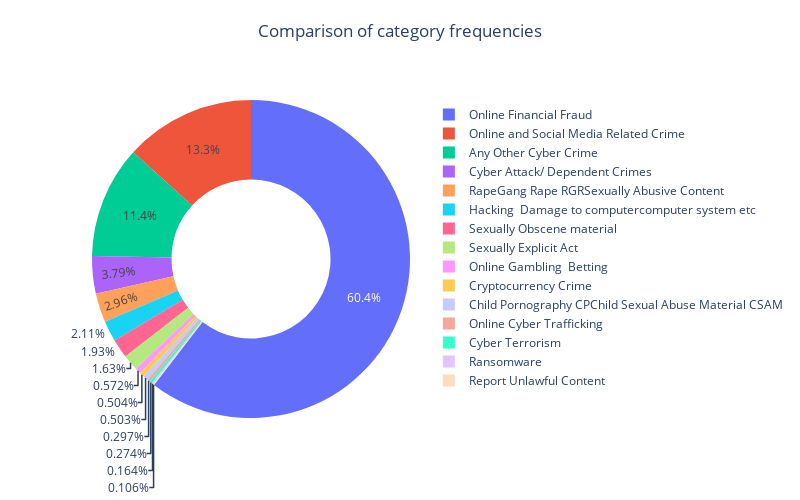

Source (notebook cell):
### Markdown cell above
## Visualisations

### Code cell
values = np.array(list(category_count.values()))
labels = list(category_count.keys())
fig = go.Figure(data = [go.Pie(values = values, labels = labels, hole = 0.5, textinfo = 'percent', title = " ")])
text_title = "Comparison of category frequencies"
fig.update_layout(height = 500, width = 800, showlegend = True, title = dict(text = text_title, x = 0.5, y = 0.95))
fig.show()

### Figure 1 — Plotly figure (JSON) as saved in the notebook; plotly's stock layout.template omitted (floating-point values rounded to 4 significant figures)
{"data": [{"hole": 0.5, "labels": ["Online and Social Media Related Crime", "Online Financial Fraud", "Online Gambling  Betting", "RapeGang Rape RGRSexually Abusive Content", "Any Other Cyber Crime", "Cyber Attack/ Dependent Crimes", "Cryptocurrency Crime", "Sexually Explicit Act", "Sexually Obscene material", "Hacking  Damage to computercomputer system etc", "Cyber Terrorism", "Child Pornography CPChild Sexual Abuse Material CSAM", "Online Cyber Trafficking", "Ransomware", "Report Unlawful Content"], "textinfo": "percent", "title": {"text": " "}, "values": [12640, 57534, 544, 2822, 10878, 3608, 480, 1552, 1838, 2010, 261, 479, 283, 156, 101], "type": "pie"}], "layout": {"title": {"text": "Comparison of category frequencies", "x": 0.5, "y": 0.95}, "height": 500, "width": 800, "showlegend": true}}
